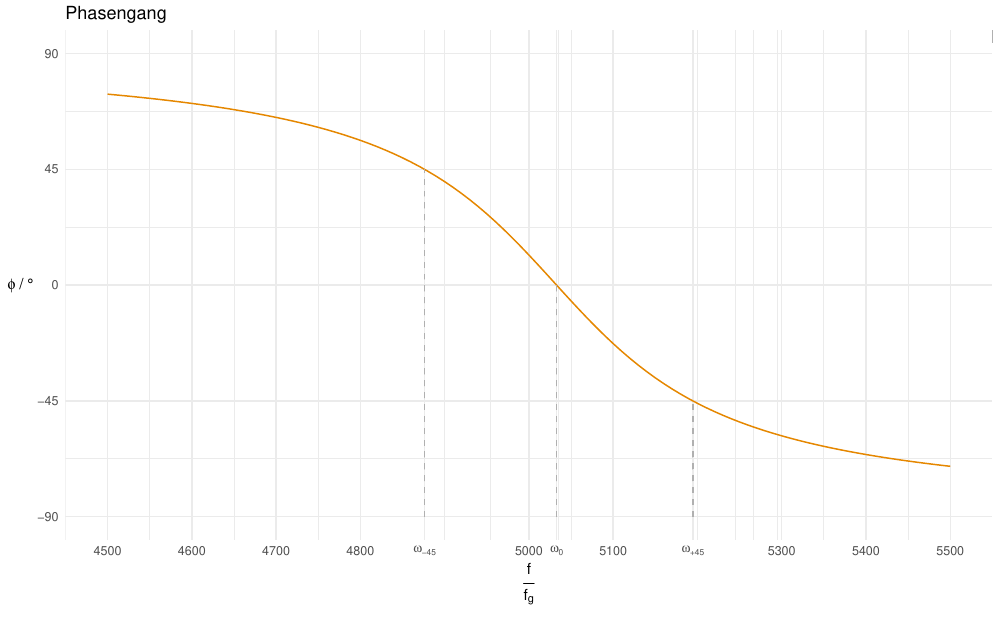

This figure's R source:
#RC Tiefpassfilter

library(ggplot2)

options(scipen=10000)

breaks       <- 10^(-10:10)
minor_breaks <- rep(1:9, 21)*(10^rep(-10:10, each=9))

#ybreaks = c(seq(0,1.0,0.1),round(1/sqrt(2),digits = 3));
#ybreaks = ybreaks[-8] # ybreaks without 0.7 (8th element)

output_width  <- 10
output_height <- output_width * 0.6180339887498948

data <- read.csv(file = "2_7.csv")

dataU1    <- data$u1
dataU2    <- data$u2
dataPhase <- data$phase
dataX     <- data$ffg
dataY     <- dataU2/dataU1
displaydata <- data.frame(x=dataX, y=dataY)

R  <- 1000;
RP <- 1000;
L  <- 0.001;
C  <- 0.000001;

f0  <- 1/(2*pi*sqrt(L*C))
fga <- (sqrt( ((RP+R)/(2*RP*R*C))^2 + 1/(L*C)) + (RP+R)/(2*RP*R*C) ) / (2*pi)
fgb <- (sqrt( ((RP+R)/(2*RP*R*C))^2 + 1/(L*C)) - (RP+R)/(2*RP*R*C) ) / (2*pi)

ylabel <- bquote( phi ~ "/" ~ degree)
xlabel <- bquote( over( "f", "f"[g]))

rc_fun<- function(f) {-atan( (2*pi*f*R*C-R/(2*pi*f*L))/(1+R/RP) )}

pdf("2_7_phase_clean.pdf", width = output_width, height = output_height, )

####################################################################

p9 <- ggplot(displaydata, aes(dataX, dataY)) +

        theme_minimal() + # maybe theme_bw()

        ggtitle("Phasengang") +

        stat_function(fun = rc_fun, colour = "#E58700") +


        theme(axis.title.y = element_text(angle = 0, vjust = .5)) + # rotate axis title

        xlab(xlabel)  +
        ylab(ylabel)  +

        scale_y_continuous(limits=c(-pi/2, pi/2), breaks = c(0, -pi/2, -pi/4, pi/2, pi/4), labels = c(0, -90, -45, 90, 45) ) +
        scale_x_continuous(limits=c(4500, 5500), breaks = c(4500, 4600, 4700, 4800, 5000, 5100, 5300, 5400, 5500, 1/(2*pi*sqrt(L*C)), fgb,fga), labels=c(4500, 4600, 4700, 4800, 5000, 5100, 5300, 5400, 5500, bquote(omega["0"]), bquote(omega["-45"]) , bquote(omega["+45"])) ) +

        annotation_logticks(sides = "t", colour = "grey69", size = .333) + # maybe remove

        #lines
        geom_segment( aes(x = f0,    y = -pi/2,          xend = f0, yend = 0 ), color="grey69", linetype="dashed") +
        geom_segment( aes(x = fgb,    y = -pi/2,          xend = fgb, yend =  pi/4), color="grey69", linetype="dashed") +
        geom_segment( aes(x = fga,    y = -pi/2,          xend = fga, yend = -pi/4 ), color="grey69", linetype="dashed")

p9
